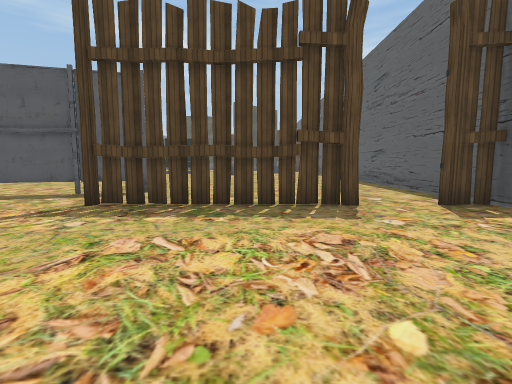
[1] (above)

21 first-person views from a walk through a 3-D level made in the Unity game engine. The camera is 1.5 m above the floor, tilts 6° down and sees 85° across. The floor is counted in squares, 2 m on a side. Each view is taken from the middle of a square. On the plan, view 1 faces up. The plan holds only what a view shows up to about 10 squares ahead; the rest is blank. The place goes on beyond the plan. The player is left out. Door leaves are left out, so doorways stand open. Some surface patterns are stand-ins.

[2]
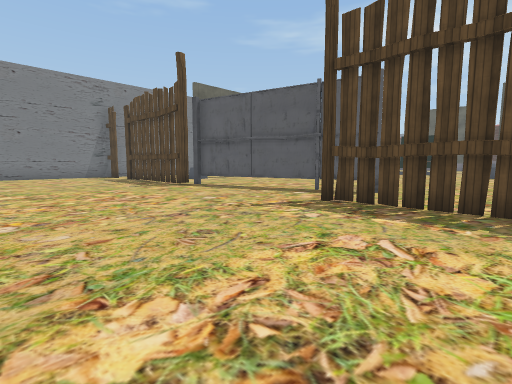

[3]
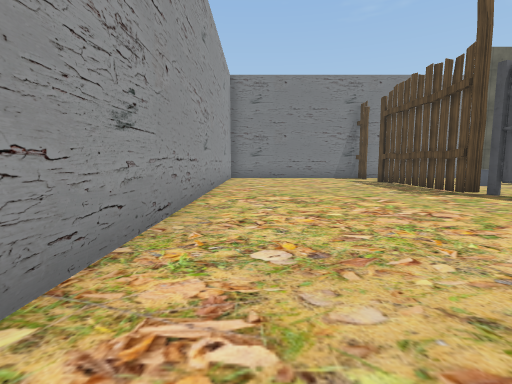

[4]
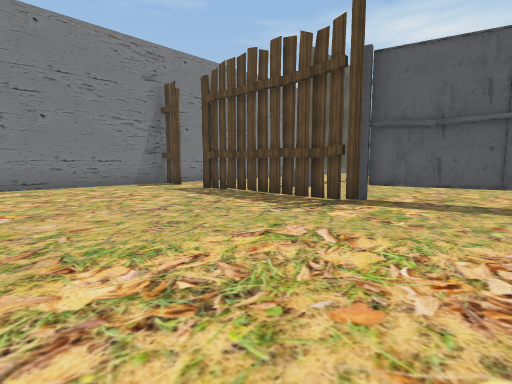

[5]
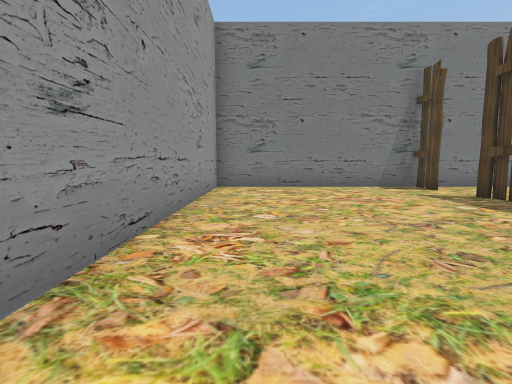

[6]
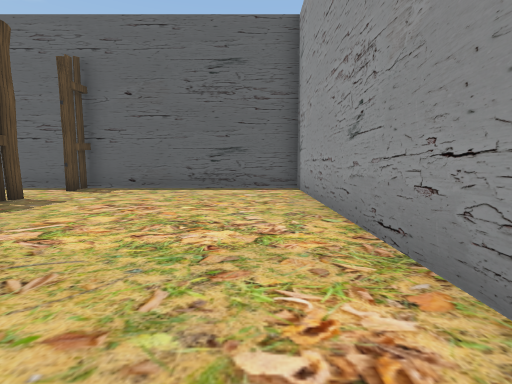

[7]
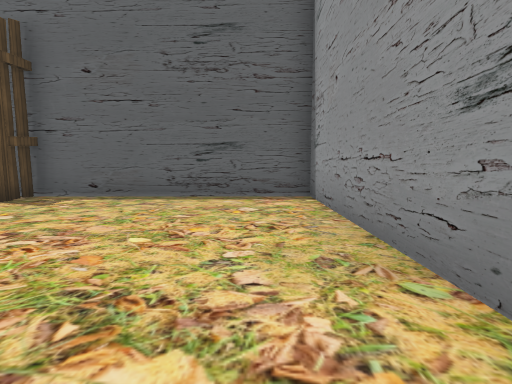

[8]
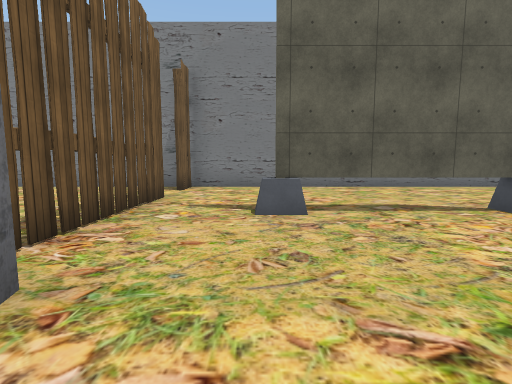

[9]
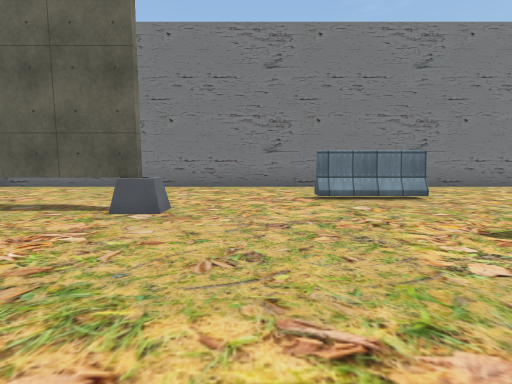

[10]
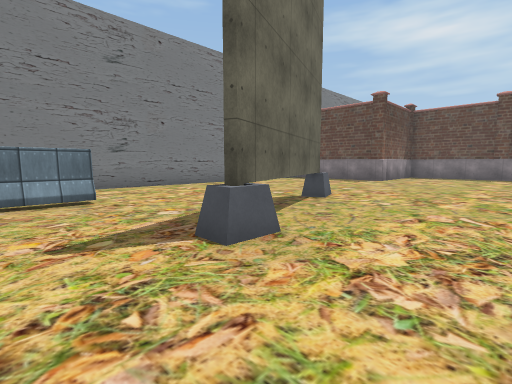

[11]
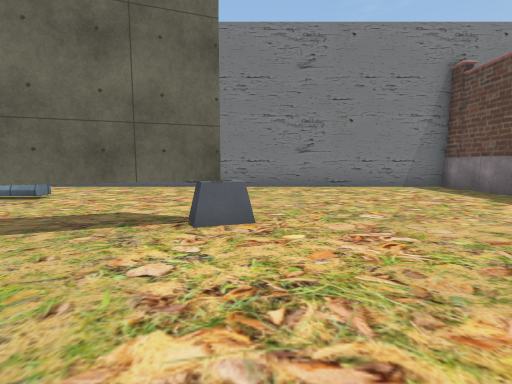

[12]
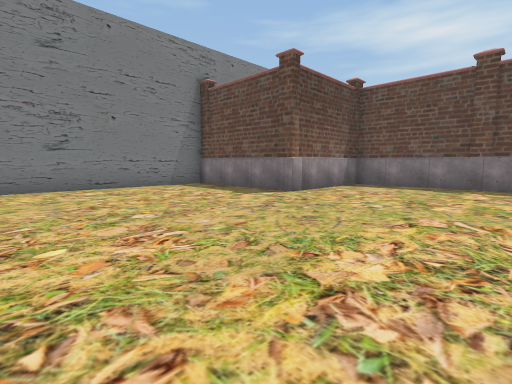

[13]
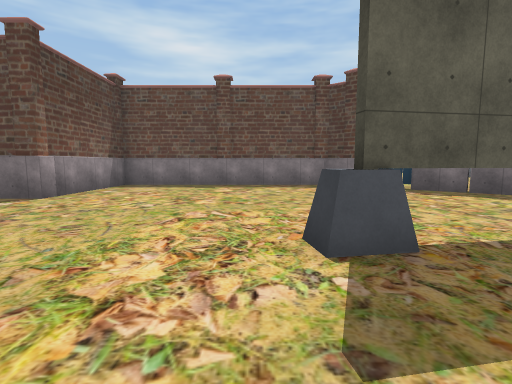

[14]
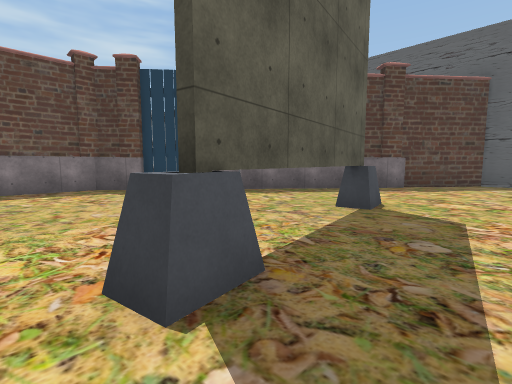

[15]
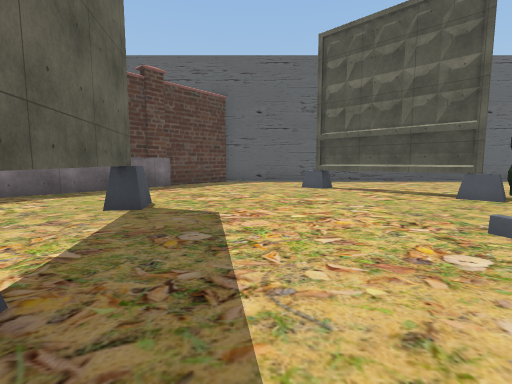

[16]
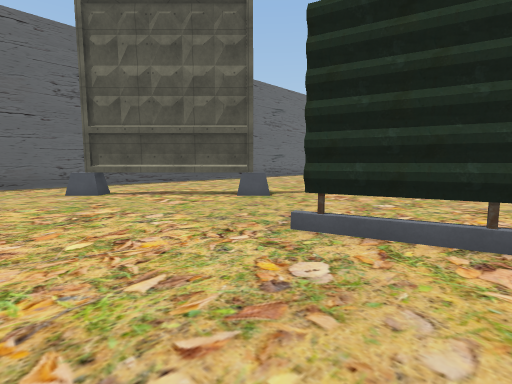

[17]
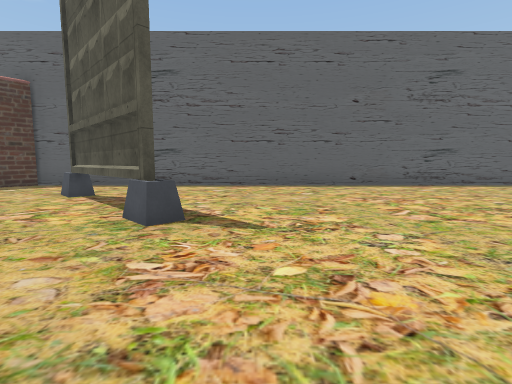

[18]
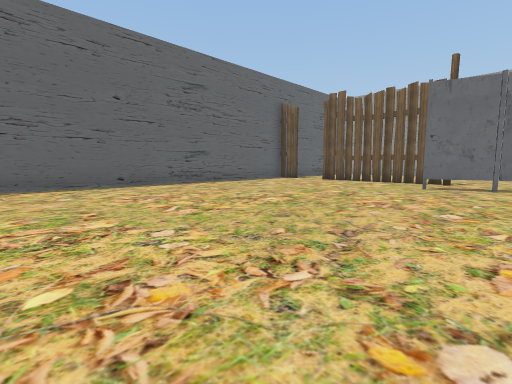

[19]
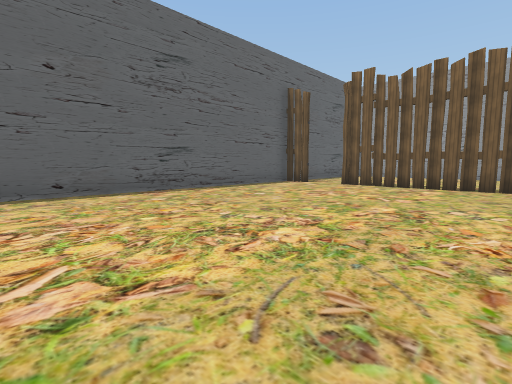

[20]
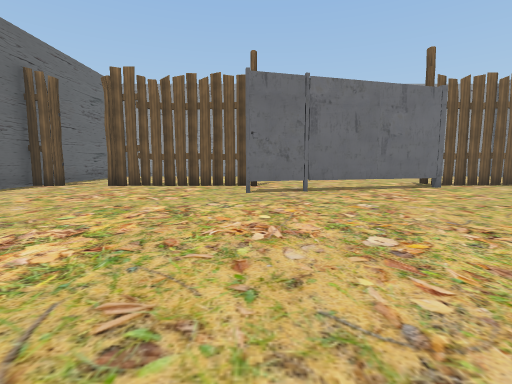

[21]
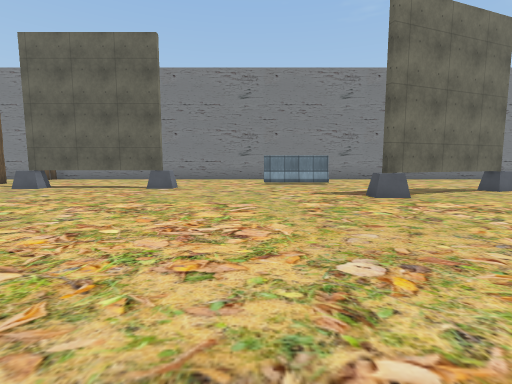

### Floor plan
Key: @ floor where view 1 was taken; # wall or solid block; . floor; D open door; = window, fence, low wall or low ledge; T thing the floor can be seen under or through; B barrier; O other object.
Columns run from 16 left of view 1 to 5 right of it. Each row starts with its distance up from view 1.
 31     #########
 30     #.......###
 29     #....... .##
 28     #....... ..##
 27 #####...........##
 26 #................##
 25 #.................###
 24 #.........#####.....##
 23 #....................#
 22 #....................#
 21 #.....=..............#
 20 #.....T..........T...#
 19 #.....T...##....T....#
 18 #.....T........T.....#
 17 #......O.......T.....#
 16 #..B.................#
 15 #..B.................#
 14 #....................#
 13 #....................#
 12 #....................#
 11 #....T...............#
 10 #....T...............#
  9 #....T...............#
  8 #....T...............#
  7 #....O.....TTT.......#
  6 #......TTTTT.........#
  5 ##D##TTT.....#####DD##
  4 #....................#
  3 #....................#
  2 #....................#
  1 #....................#
  0 #...............@....#
 -1 #....................#
 -2 ######################

Positions as (right, up) in squares from view 1, and headings:
1: (0, 0), facing up
2: (0, 0), facing up-left
3: (-2, 0), facing left
4: (-6, 0), facing up-left
5: (-7, 0), facing left
6: (-4, 0), facing right
7: (-2, 0), facing right
8: (-7, 7), facing left
9: (-7, 13), facing left
10: (-7, 15), facing up-left
11: (-7, 21), facing left
12: (-7, 21), facing up-left
13: (-7, 21), facing up
14: (-7, 22), facing up-right
15: (-7, 22), facing right
16: (-6, 22), facing down-right
17: (-5, 16), facing right
18: (-5, 16), facing down-right
19: (-3, 14), facing down-right
20: (-3, 14), facing down
21: (-3, 14), facing left
